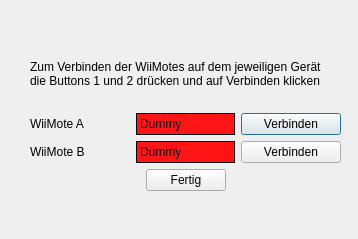
<?xml version="1.0" encoding="UTF-8"?>
<ui version="4.0">
 <class>Dialog</class>
 <widget class="QDialog" name="Dialog">
  <property name="geometry">
   <rect>
    <x>0</x>
    <y>0</y>
    <width>358</width>
    <height>239</height>
   </rect>
  </property>
  <property name="windowTitle">
   <string>Dialog</string>
  </property>
  <widget class="QWidget" name="verticalLayoutWidget">
   <property name="geometry">
    <rect>
     <x>30</x>
     <y>40</y>
     <width>311</width>
     <height>151</height>
    </rect>
   </property>
   <layout class="QVBoxLayout" name="verticalLayout_2">
    <item>
     <widget class="QLabel" name="label">
      <property name="text">
       <string>Zum Verbinden der WiiMotes auf dem jeweiligen Gerät
die Buttons 1 und 2 drücken und auf Verbinden klicken</string>
      </property>
     </widget>
    </item>
    <item>
     <layout class="QGridLayout" name="gridLayout">
      <item row="0" column="2">
       <widget class="QPushButton" name="connect_a">
        <property name="text">
         <string>Verbinden</string>
        </property>
       </widget>
      </item>
      <item row="1" column="2">
       <widget class="QPushButton" name="connect_b">
        <property name="text">
         <string>Verbinden</string>
        </property>
       </widget>
      </item>
      <item row="1" column="1">
       <widget class="QLabel" name="state_b">
        <property name="styleSheet">
         <string notr="true">background-color:rgb(255, 21, 21);</string>
        </property>
        <property name="frameShape">
         <enum>QFrame::Box</enum>
        </property>
        <property name="text">
         <string>Dummy</string>
        </property>
       </widget>
      </item>
      <item row="0" column="0">
       <widget class="QLabel" name="label_3">
        <property name="text">
         <string>WiiMote A</string>
        </property>
       </widget>
      </item>
      <item row="1" column="0">
       <widget class="QLabel" name="label_2">
        <property name="text">
         <string>WiiMote B</string>
        </property>
       </widget>
      </item>
      <item row="0" column="1">
       <widget class="QLabel" name="state_a">
        <property name="styleSheet">
         <string notr="true">background-color:rgb(255, 21, 21);</string>
        </property>
        <property name="frameShape">
         <enum>QFrame::Box</enum>
        </property>
        <property name="text">
         <string>Dummy</string>
        </property>
       </widget>
      </item>
     </layout>
    </item>
    <item>
     <layout class="QHBoxLayout" name="horizontalLayout">
      <item>
       <spacer name="horizontalSpacer">
        <property name="orientation">
         <enum>Qt::Horizontal</enum>
        </property>
        <property name="sizeHint" stdset="0">
         <size>
          <width>40</width>
          <height>20</height>
         </size>
        </property>
       </spacer>
      </item>
      <item>
       <widget class="QPushButton" name="quit">
        <property name="text">
         <string>Fertig</string>
        </property>
       </widget>
      </item>
      <item>
       <spacer name="horizontalSpacer_2">
        <property name="orientation">
         <enum>Qt::Horizontal</enum>
        </property>
        <property name="sizeHint" stdset="0">
         <size>
          <width>40</width>
          <height>20</height>
         </size>
        </property>
       </spacer>
      </item>
     </layout>
    </item>
   </layout>
  </widget>
 </widget>
 <resources/>
 <connections/>
</ui>
